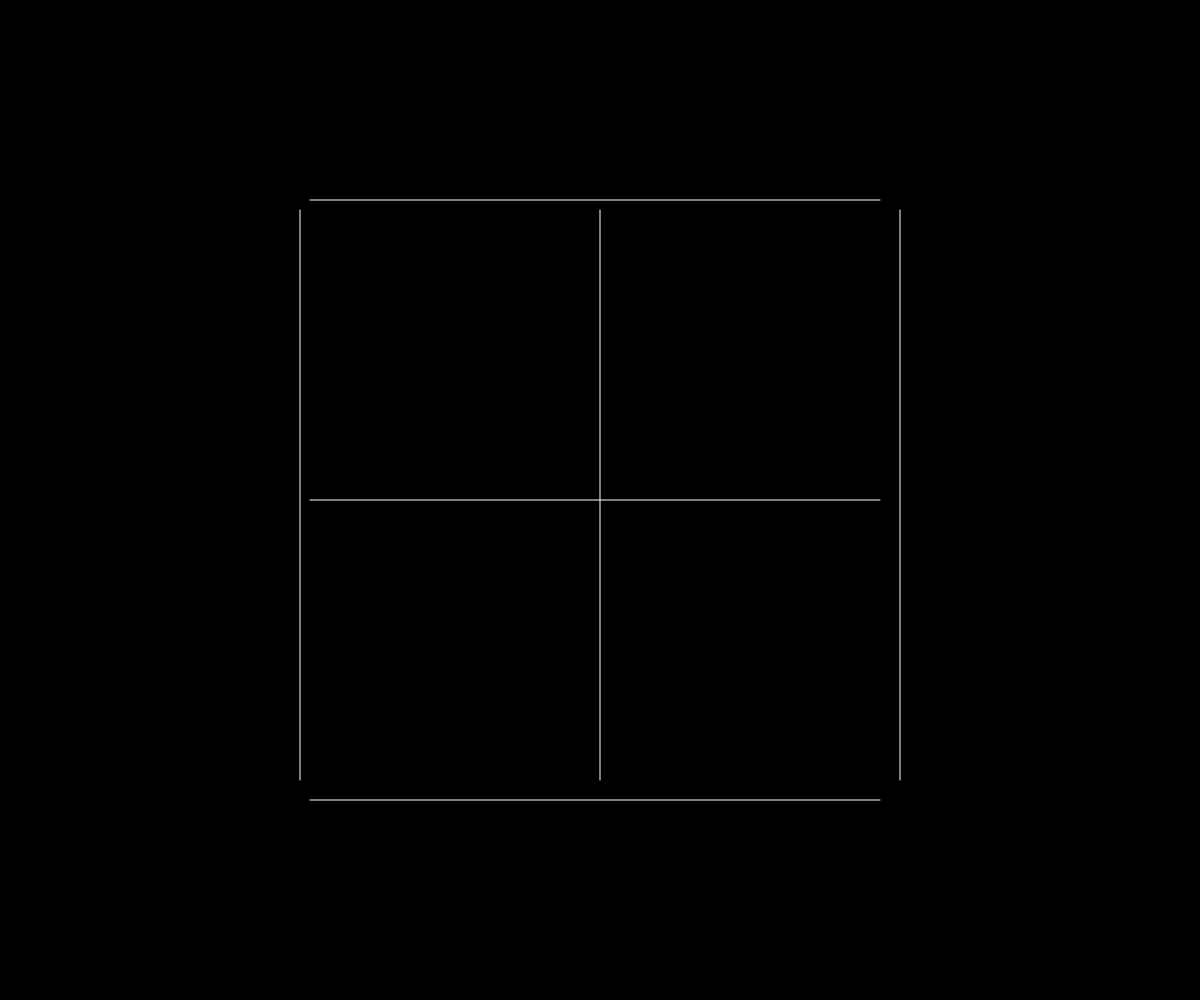
Frame 1 (no input)
Frame 60 (no input): identical to frame 1, image omitted
Frame 120 (the mouse pressed at the canvas centre since frame 60): identical to frame 1, image omitted

The p5.js sketch that drew this single still picture (run headless with seeded random() and noise() and a simulated clock; from frame 60 on, the mouse is pressed at the canvas centre):

// p5.js sketch
// ── sketch.js
var m;
var locked;

function mousePressed(){
	locked = !locked;
}

function setup() {
  createCanvas(windowWidth, windowHeight);
	m = createVector();
}

function draw() {
  background(0);
  translate(width/2, height/2);
  var t = frameCount/12;
  var s = min(width, height)*.6;

if(!locked){
	m.x = map(mouseX, 0, width, 0, 1);
  m.y = map(mouseY, 0, height, 0, 1);
}

  noFill();
  stroke(255);
	strokeWeight(1);
  var cols = round(2+abs(m.y)*15);
  for (var colX = 0; colX <= cols; colX++) {
    var canvasX = map(colX, 0, cols, -s/2, s/2);
    squiggle(canvasX, -s/2, canvasX, s/2, colX%2==0?t:-t);
  }
  var rows = cols;
  for (var colY = 0; colY <= rows; colY++) {
    var canvasY = map(colY, 0, rows, -s/2, s/2);
    squiggle(-s/2, canvasY, s/2, canvasY, colY%2==0?t:-t);
  }
}

function squiggle(x0, y0, x1, y1, t) {
  var a = atan2(y1-y0, x1-x0);
  var d = dist(x0, y0, x1, y1);
  var freq = m.x*250;
  push();
  translate(x0, y0);
  rotate(a);
  beginShape();
  for (var x = 0; x < d; x+=10) {
    var xN = map(x, 0, d, 0, 1);
    var y = .5*freq*sin(xN*freq+t);
    curveVertex(x, y);
  }
  endShape();
  pop();
}

// ── post.html
<!DOCTYPE html>
<html>
<head>
<title>Squiggle 2</title>
<link rel="shortcut icon" type="image/png" href="https://krabcode.github.io/favicon.png"/>
<link rel="stylesheet" href="../../styles/sketch.css">
<script src="../../lib/p5.js"></script>
<script src="sketch.js"></script>
</head>
<body>
</body>
<header class="noselect">
<p><a href="https://krabcode.github.io/index.html"> <<< </a></p>
click to lock
</header>
</html>
